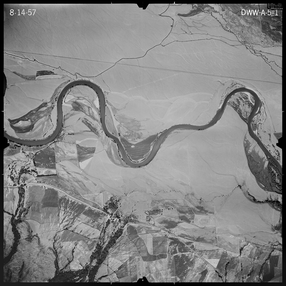
#> input picture images/singleImage/0F6185_0001_2.png, 286 x 286 px, shrunk from 1000 x 1000 before the run, given in place of 0F6185_0001_2.tif, which was not available
$ jupyter execute --allow-errors ImageOCR.ipynb   (text cells are left out)
#> lines starting #> are read from the running program, lines starting #| are printed output that depends on the picture; pictures that were not available may be replaced by others from this repository, and a replacement may not be noted
### helperFunctions.py
from PIL import (
    Image,
    ImageFilter,
    ImageOps
)
import pytesseract
from matplotlib import pyplot as plt
import os
import sys
from shutil import which


# [44 lines left out: functions displayImage, readTextAndPrint, imageConvolution, not called in this run]


def checkTesseractPath():
    if pytesseract.pytesseract.tesseract_cmd == 'tesseract':
        if which('tesseract') is None and 'win' in sys.platform:
            try:
                user = os.getlogin()
                # this tesseract path on my Windows machine
                tesseractPath = r'C:\Users\{}\AppData\Local\Tesseract-OCR\tesseract.exe'.format(user)
                pytesseract.pytesseract.tesseract_cmd = tesseractPath

            except Exception:
                print('''You need to find the location of the tesseract executable
                and set "pytesseract.pytesseract.tesseract_cmd"
                to this location, before you can proceed''')

        elif which('tesseract') is not None and 'win' not in sys.platform:
            pytesseract.pytesseract.tesseract_cmd = which('tesseract')

        else:
            print('''You need to find the location of the tesseract executable
             and set "pytesseract.pytesseract.tesseract_cmd"
             to this location, before you can proceed''')

### ImageOCR.ipynb
[cell 1]
from PIL import (
    Image,
    ImageFilter,
    ImageOps
)
from helperFunctions import checkTesseractPath

import pytesseract
from matplotlib import pyplot as plt
import glob
import os
#import zipfile
#import sys


# a function that can be found in the readTextOnPhoto.py to help check and see if path to tesseract is set so pytesseract can use it
checkTesseractPath()

#################
# in the event you recieve a message that you must set the path to tesseract
# find the path to tesseract.exe uncomment the line below and re-run this cell
#pytesseract.pytesseract.tesseract_cmd =
##################

# The image that we are looking at isn't that large. But setting the MAX IMAGE PIXELS ensures we don't have any unecessary memory issues.
Image.MAX_IMAGE_PIXELS = None

[cell 2]
def displayImage(image, figureTitle): # our function arguments are an input image, and title for restulting figure
    plt.imshow(image, cmap='gray') # we set the keyword argument "cmap", which is the colormapping of our image to grayscale
    plt.axis('off') # axes are not helpful in this instance
    plt.title(figureTitle) # we'll use the title to remind us of any processing we did to our image

[cell 3]
file =  os.path.join(os.getcwd(), 'images', 'singleImage', '0F6185_0001_2.tif')
img = Image.open(file)
#> img is the input picture: PIL image 286x286 RGBA; mean R, G, B, A 131.7, 131.7, 131.7, 255

displayImage(img, 'Aerial Image') # our first call to our newly defined function

[cell 4]
file =  os.path.join(os.getcwd(), 'images', 'croppedImages', '0F6185_0001_clipped.tif')
#file = r'images\croppedImages\0F6185_0001_clipped.tif'
img = Image.open(file)
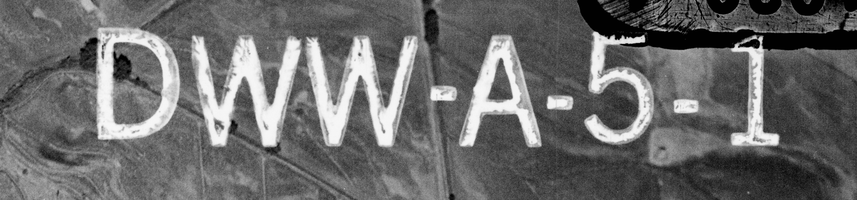
#> input picture images/croppedImages/0F6185_0001_clipped.tif, 857 x 200 px, shrunk from 3000 x 700 before the run
#> img is the input picture: PIL image 857x200 L; min 0, max 247, mean 106.1

displayImage(img, 'Cropped Aerial Image')

#> (a cell that did not finish here is left out)

#> (a cell that did not finish here is left out)

[cell 7]
img = ImageOps.invert(img)
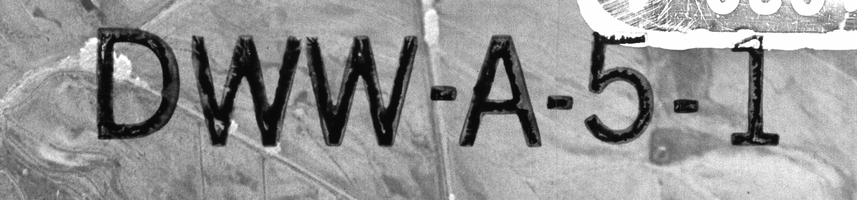
#> img: PIL image 857x200 L; min 8, max 255, mean 148.9

displayImage(img, 'Inverted Image')

[cell 8]
def readTextAndPrint(image):
    text = pytesseract.image_to_string(
        image,
        lang='eng',
        config='--psm 7 -c tessedit_char_whitelist=0123456789ABCDEFGHIJKLMNOPQRSTUVWXYZ-')

    text = text.strip('\n')
    text = text.strip()
    print('The text on the image is being read as:', text)

[cell 9]
readTextAndPrint(img) # the first call to our read text function
#> (the call stopped at in readTextAndPrint, `text = pytesseract.image_to_string( image, lang='eng', config='--psm 7..`: pytesseract is not available in this run)

[cell 10]
imageWidth, imageHeight = img.size
#> imageWidth = 857; imageHeight = 200
print ('Our Image is', imageWidth, 'x', imageHeight, 'pixels')
#| Our Image is 857 x 200 pixels

[cell 11]
imagePixels = img.load()

#> (a cell that did not finish here is left out)

[cell 13]
readTextAndPrint(img)
#> (the call stopped at in readTextAndPrint, `text = pytesseract.image_to_string( image, lang='eng', config='--psm 7..`: pytesseract is not available in this run)

[cell 14]
for y in range(0, imageHeight):
    for x in range(0, imageWidth):
        if imagePixels[x, y] <= 11:
            imagePixels[x, y] = 0
        else:
            pass

displayImage(img, 'Proecessed Image')

[cell 15]
img = img.filter(ImageFilter.MinFilter(size=3))
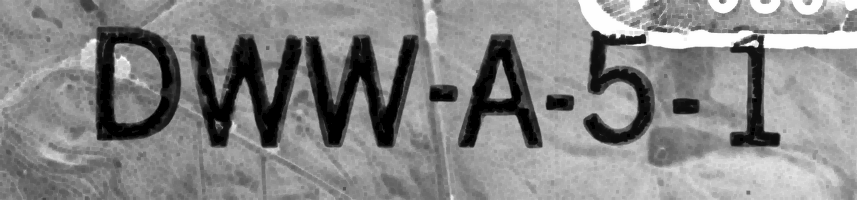
#> img: PIL image 857x200 L; min 0, max 254, mean 133.2
img = img.filter(ImageFilter.MinFilter(size=5))
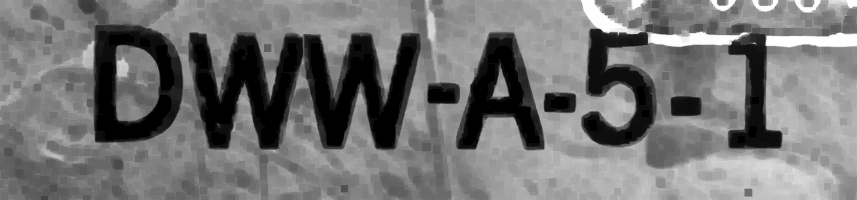
#> img: PIL image 857x200 L; min 0, max 254, mean 115.8

displayImage(img, 'Minimum Filtered Image')

[cell 16]
def imageConvolution(file):
    img = Image.open(file)
    img = ImageOps.invert(img)
    imageWidth, imageHeight = img.size
#> imageWidth = 857; imageHeight = 200
    imagePixels = img.load()

    for y in range(0, imageHeight):
        for x in range(0, imageWidth):
            if imagePixels[x, y] > 40:
                imagePixels[x, y] = 255
            else:
                pass

    for y in range(0, imageHeight):
        for x in range(0, imageWidth):
            if imagePixels[x, y] <= 11:
                imagePixels[x, y] = 0
            else:
                pass

    img = img.filter(ImageFilter.MinFilter(size=3))
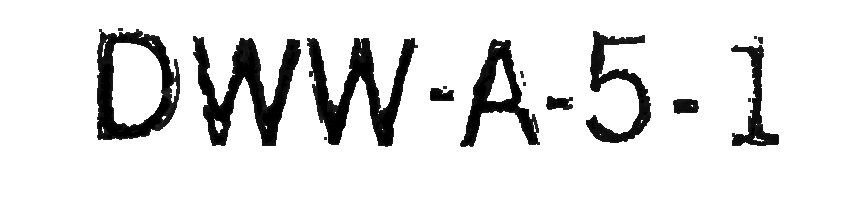
#> img: PIL image 857x200 L; min 0, max 255, mean 224.2
    img = img.filter(ImageFilter.MinFilter(size=5))
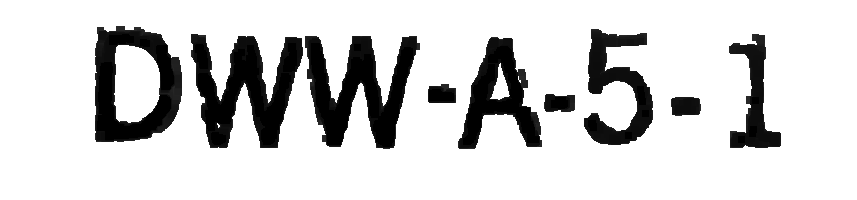
#> img: PIL image 857x200 L; min 0, max 255, mean 210.3

    return img

[cell 17]
globPath = os.path.join(os.getcwd(), 'images', 'croppedImages', '*.tif')
files = glob.glob(globPath)
files.sort()

# here we use a for loop to process each cropped image and read the text on it
# using the previously defined functions
for file in files:
    processedImage = imageConvolution(file)
    readTextAndPrint(processedImage)
#> (the call stopped at in readTextAndPrint, `text = pytesseract.image_to_string( image, lang='eng', config='--psm 7..`: pytesseract is not available in this run)
#> pass 2 of the loop `for file in files:`:
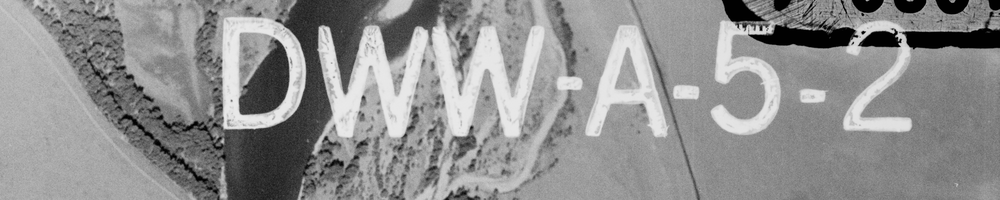
#> input picture images/croppedImages/0F6185_0002_clipped.tif, 1000 x 200 px, shrunk from 3500 x 700 before the run
#> in imageConvolution, img is the input picture: PIL image 1000x200 L; min 0, max 234, mean 143.5
#> in imageConvolution (call 2), `img = ImageOps.invert(img)`:
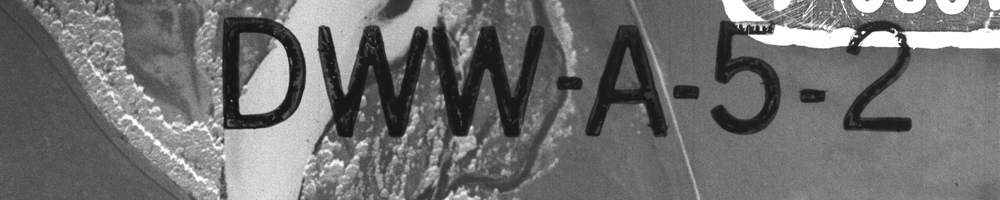
#> img: PIL image 1000x200 L; min 21, max 255, mean 111.5
#> in imageConvolution (call 2), `img = img.filter(ImageFilter.MinFilter(size=5))`:
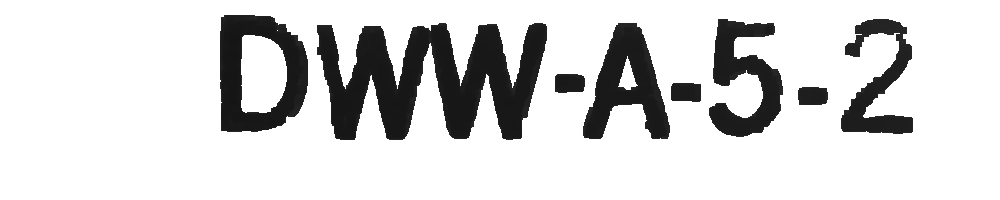
#> img: PIL image 1000x200 L; min 21, max 255, mean 213.7
#> pass 3 of the loop `for file in files:`:
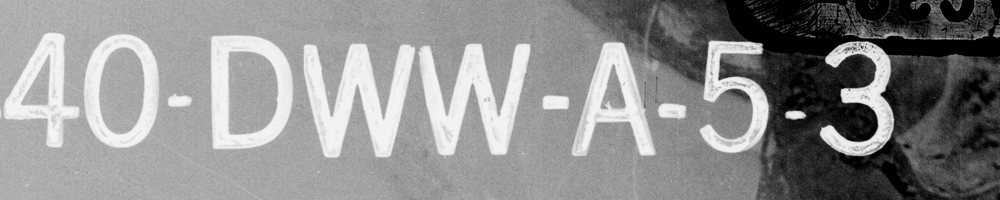
#> input picture images/croppedImages/0F6185_0003_clipped.tif, 1000 x 200 px, shrunk from 3500 x 700 before the run
#> in imageConvolution, img is the input picture: PIL image 1000x200 L; min 0, max 244, mean 141.2
#> in imageConvolution (call 3), `img = ImageOps.invert(img)`:
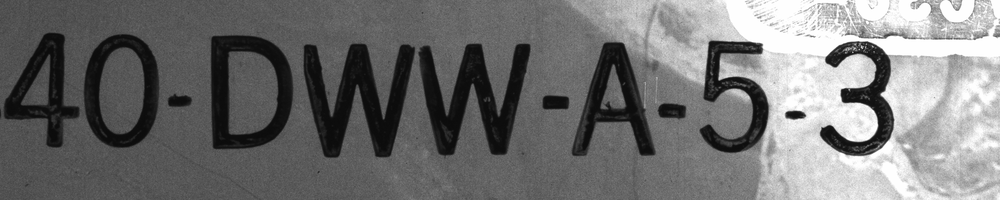
#> img: PIL image 1000x200 L; min 11, max 255, mean 113.8
#> in imageConvolution (call 3), `img = img.filter(ImageFilter.MinFilter(size=5))`:
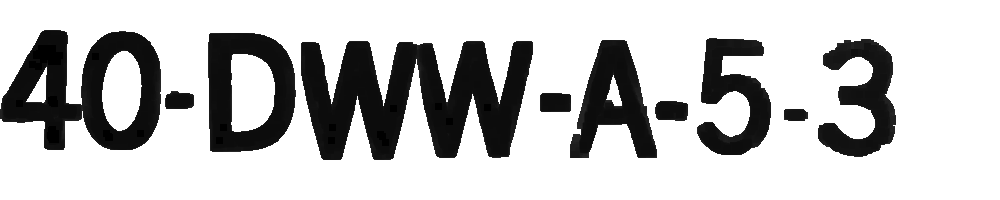
#> img: PIL image 1000x200 L; min 0, max 255, mean 194
